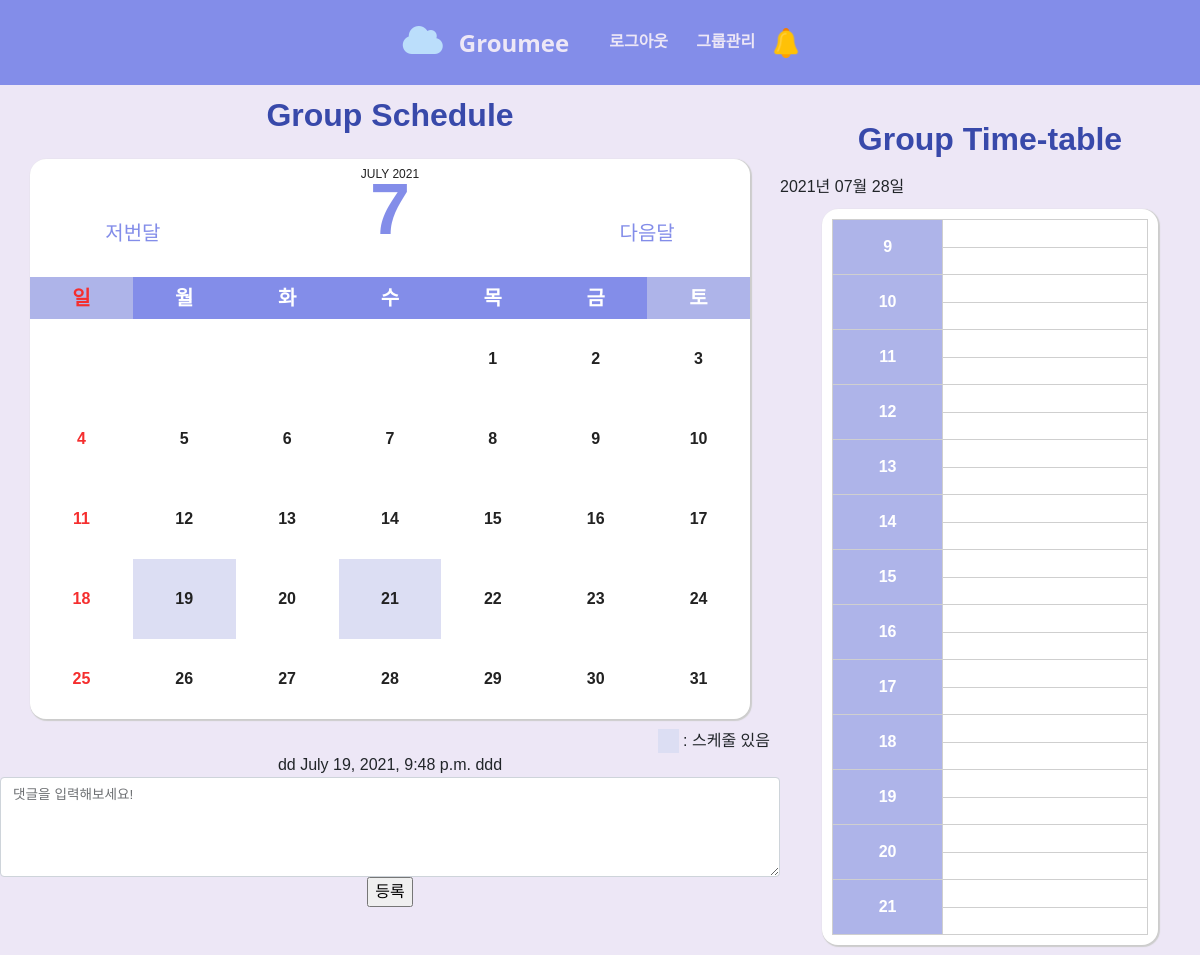
/group/2 (signed in), run on the app's committed database.
### groupmeet/models.py (models this page shows)
class Comment(models.Model):
    writer=models.CharField(max_length=20)
    group= models.ForeignKey(Group ,on_delete=models.CASCADE,default='')
    pub_date = models.DateTimeField(default='')
    content = models.TextField(default='')

### groupmeet/views.py (the view, shortened to what this page needs)
# urls.py: path('group/<str:id>',views.groupCalendar_view,name="groupCalendar_view"),
@login_required
def groupCalendar_view(request, id):
   today = get_date(request.GET.get('month'))
   prev_month_url = prev_month(today)
   next_month_url = next_month(today)
   cur_month_url = "month=" + str(today.year) + '-' + str(today.month)
   group = Group.objects.get(id=id)
   cal = Calendar(today.year, today.month)
   cal = cal.formatmonth(withyear=True, group=group)
   cal = mark_safe(cal)
   members=[]
   testmembers= group.members.all()
   for testmember in testmembers:
      usergroups=UserGroup.objects.filter(user=testmember)
      for ug in usergroups:
         if (ug.allowed==2):
            members.append(testmember)
   if request.GET.get('day'):
      day = request.GET.get('day')
   else:
      day = today.day
   schedule_list={'9':[0,0], '10':[0,0], '11':[0,0], '12':[0,0], '13':[0,0], '14':[0,0], '15':[0,0], '16':[0,0], '17':[0,0], '18':[0,0], '19':[0,0], '20':[0,0], '21':[0,0]}
   date_format = str(today.year)+"-"+str(today.month).zfill(2)+"-"+str(day).zfill(2)
   groupSchedules = GroupSchedule.objects.filter(group=group, start__lte = date_format+" 22:00:00", end__gte = date_format+" 09:00:00")
   comments=Comment.objects.filter(group=group)
   comment_list=list(comments)
   return render(request, 'groupCalendar.html',
   {'groupschedules':groupSchedules,'calendar' : cal, 'cur_month' : cur_month_url, 'prev_month' : prev_month_url, 'next_month' : next_month_url, 'groupId' : id,
   'schedule_list':schedule_list, 'date' : [today.year, str(today.month).zfill(2), str(day).zfill(2)],'comment_list':comment_list, 'members':members})

### groupmeet/calendar.py (called while the page is built)
    def formatmonth(self, withyear=True, group=None):
        cal = f'<table class="calendar">\n'
        cal += f'{self.formatmonthname(self.year, self.month, withyear=withyear)}\n'       # 영어로 몇 월인지, 몇 년도인지에 대한 문자열
        cal += '<tr><th colspan="2"><p onclick="go_prev_month();">저번달</p></th>' + f'<th colspan="3" class="month-number">{self.month}</th>' + '<th colspan="2"><p onclick="go_next_month();">다음달</p></th></tr>\n'
        cal += '<tr class="weekheader"><th class="sun">일</th><th class="mon">월</th><th class="tue">화</th><th class="wed">수</th><th class="thu">목</th><th class="fri">금</th><th class="sat">토</th></tr>\n'
        for week in self.monthdays2calendar(self.year, self.month):
            cal += f'{self.formatweek(week, group)}\n'
        return cal + '</table>'

    def formatweek(self, theweek, group):
        week = ''
        for d, weekday in theweek:              # d : 몇일인지(5일, 15일..) weekday : 요일(0=sun, 6=sat)
            week += self.formatday(d, group)
        return f'<tr> {week} </tr>'

### groupmeet/views.py (called while the page is built)
def get_date(request_day):
   if request_day:
      year, month = (int(x) for x in request_day.split('-'))
      return datetime.date(year, month, day=1)
   return datetime.datetime.today()

def prev_month(day):                                                          # 이전 달에 해당하는 URL 리턴
   first = day.replace(day=1)                                                 # first = today가 있는 달의 첫번째 날이 됨
   prev_month = first - datetime.timedelta(days=1)                            # prev_month = 첫 번째 날에서 하루를 뺌, 즉 저번 달 말일이 됨
   month = 'month=' + str(prev_month.year) + '-' + str(prev_month.month)
   return month

def next_month(day):                                                          # 다음 달에 해당하는 URL 리턴
   days_in_month = calendar.monthrange(day.year, day.month)[1]
   last = day.replace(day=days_in_month)                                      # last = today가 있는 달의 마지막 날이 됨
   next_month = last + datetime.timedelta(days=1)                             # next_month = today에서 하루가 더 해진 날, 즉 다음 달 1일이 됨
   month = 'month=' + str(next_month.year) + '-' + str(next_month.month)
   return month

### groupmeet/templates/groupCalendar.html (shortened to what this page needs)
{% extends 'base.html' %}
{% load static %}
{% block extrahead %}
<link rel="stylesheet" href='{% static "css/groupcalendar.css" %}' />
{% endblock %}
{% block content %}
<div class="main-section">
  <div class="left-section">
    <h3>Group Schedule</h3>
    {{calendar}}
    <div class="calendar-info">
      <div class="empty-box">&nbsp;</div>
      &nbsp;: 스케줄 있음
    </div>
    {% for comment in comment_list %}
    {{comment.writer}}
    {{comment.pub_date}}
    {{comment.content}}
    <br>
    {% endfor %}
    <div class="writeComment">
      <form action="{%url 'addComment' groupId%}" method="POST">
        <div class="form-floating">
          <textarea class="form-control" name="content" id="floatingTextarea2" style="height: 100px;"></textarea>
          <label for="floatingTextarea2">댓글을 입력해보세요!</label>
        </div>
        <input type="submit" value="등록"></input>
      </form>
    </div>
  </div>
  <div class="right-section">
    <br />
    <div class="table-title">
      <span class="group-name">Group Time-table</span>
    </div>
    {%if date%}
    {{date.0}}년 {{date.1}}월 {{date.2}}일<br>
    {%endif%}
    <div class="table-section">
      <div class="table-content">
        <table class="time-table">
          <tbody>
            {% for time , value in schedule_list.items %}
            <tr>
              <th rowspan="2">{{time}}</th>
              {% if value.0 == 0 %}
              <td id="selectTime" data-bs-toggle="modal" data-bs-target="#addScheduleModal" data-hour="{{time}}"
                data-minute="00"></td>
              {% elif value.0 == -1 %}
              <td style="background-color: #eee;"></td>
              {% else %}
              <td style="background-color: #dcdef3;" id="groupSchedule" data-bs-toggle="modal"
                data-bs-target="#groupScheduleModal" data-title="{{value.0.title}}" data-start="{{value.0.start}}"
                data-end="{{value.0.end}}" data-id="{{value.0.id}}"></td>
              {% endif %}
            </tr>
            <tr>
              {% if value.1 == 0 %}
              <td id="selectTime" data-bs-toggle="modal" data-bs-target="#addScheduleModal" data-hour="{{time}}"
                data-minute="30"></td>
              {% elif value.1 == -1 %}
              <td style="background-color: #eee;"></td>
              {% else %}
              <td style="background-color: #dcdef3;" id="groupSchedule" data-bs-toggle="modal"
                data-bs-target="#groupScheduleModal" data-title="{{value.1.title}}" data-start="{{value.1.start}}"
                data-end="{{value.1.end}}" data-id="{{value.1.id}}"></td>
              {% endif %}
            </tr>
            {% endfor %}
          </tbody>
        </table>
      </div>
    </div>
  </div>
</div>
{% endblock %}

### calendarproject/templates/base.html (shortened to what this page needs)
<!DOCTYPE html>
<html lang="ko">
{%load static%}
<head>
    <link href="https://cdn.jsdelivr.net/npm/bootstrap@5.0.2/dist/css/bootstrap.min.css" rel="stylesheet" />
    <link rel="stylesheet" href='{% static "css/base.css" %}' />
    {% block extrahead %} {% endblock %}
</head>
<body>
    <nav class="navbar">
        <div class="nav_logo">
            <i class="fas fa-cloud"></i>
            <a href="#">Groumee</a>
        </div>
        <div class="profile">
            {% if user.is_authenticated %}
            <a href="{% url 'logout' %}">
                <span class="profile">로그아웃</span>
            </a>
            <a href="{% url 'getuserGroupList' %}">
                <span class="profile">그룹관리</span>
            </a>
            <img src="{%static 'img/bell.png'%}" id="bell-image">
            {% endif %}
        </div>
    </nav>
    {% block content %}
    {% endblock %}
</body>
</html>

### groupmeet/static/css/base.css (style rules this page uses)
.navbar { display: flex; align-items: center; justify-content: center; background: #838de9; }
.nav_logo { margin:1rem; }
.fa-cloud { font-size:2rem; color:#bbdefb; margin-right:0.75rem; }
.nav_logo > a { font-size:1.5rem; font-weight: 800; text-decoration-line: none; color: #ede7f6; }
.profile { margin:0.75rem; }
.profile > a { font-size:1rem; font-weight: 800; text-decoration-line: none; color: #ede7f6; }

### groupmeet/static/css/groupcalendar.css (style rules this page uses)
.main-section, .calendar-info { display: flex; font-family: 'Noto Sans KR', sans-serif; }
.calendar-info { margin-top: 10px; justify-content: flex-end; padding-right: 10px; }
.left-section { width: 65%; background-color: #ede7f6; text-align: center; }
.left-section h3 { text-align: center; margin-top: 10px; font-size: 2rem !important; color : #3849aa !important; line-height: 2.5rem; padding-top: 0 !important; padding-bottom: 1rem !important; font-weight:600; }
.calendar th p { width: 50%; margin: 0 auto; font-size: 1.25rem; font-weight: 400; color: #838de9; background: #fff; padding: 5px; border-radius: 0.5em; transition: background .2s; }
.empty-box { width: 21px; background-color: #dcdef3; }
.right-section { width: 35%; background-color: #ede7f6; }
.calendar { width: 60vw; font-size: 1rem; margin : auto; padding: 10px; background: #fff; border-radius: 1em 1em 1em 1em; -webkit-box-shadow: 1px 1px 1px 1px rgba(0, 0, 0, .2), 1px 1px 1px 1px #fff; box-shadow: 1px 1px 1px 1px rgba(0, 0, 0, .2), 1px 1px 1px 1px #fff; color: #555; text-align : center; border-spacing: 0px; }
.month { font-size: 0.75rem !important; }
.month-number { font-size: 4.5rem !important; color : #838de9 !important; line-height: 2.5rem; padding-top: 0 !important; padding-bottom: 3rem !important; }
.weekheader { background: #838de9; color: #ffffff !important; }
.weekheader th:first-child, .weekheader th:last-child { background: #aeb4e9; }
.date { font-size: 1rem; }
.calendar .month { color : #222222; font-weight: 400; }
.calendar th { padding: 0.5vw; text-align: center; font-size: 1.25rem; }
.calendar tr { color : #222222; font-weight: 700; text-transform: uppercase; }
td:first-child, th:first-child { color: #f52e2e; }
.calendar td { width: 1rem; height: 5em; padding: .25em .25em; transition: background .2s; }
.is_schedule { background: #dcdef3; }
.table-title { display: flex; justify-content: center; }
.group-name { margin-top: 10px; font-size: 2rem !important; color : #3849aa !important; line-height: 2.5rem; padding-top: 0 !important; padding-bottom: 1rem !important; font-weight:600; }
.table-section { display: flex; flex-direction: column; align-items: center; width: 100%; height: auto; margin-top:10px; margin-bottom:10px; }
.table-content { width:80%; height:auto; display: flex; flex-direction: column; align-content: center; font-size: 1rem; margin : auto; padding: 10px; background: #fff; border-radius: 1em 1em 1em 1em; -webkit-box-shadow: 1px 1px 1px 1px rgba(0, 0, 0, .2), 1px 1px 1px 1px #fff; box-shadow: 1px 1px 1px 1px rgba(0, 0, 0, .2), 1px 1px 1px 1px #fff; color: #555; text-align : center; border-spacing: 0px; }
.time-table tbody th { background: #aeb4e9; color: #ffffff !important; padding-top: 15px; padding-bottom: 15px; padding-right: 5px; padding-left: 5px; font-size: 1rem; color : #222222; height:50px; }
.time-table { width: 100%; border-collapse: collapse; }
.time-table th, .time-table td { border:0.5px solid #cfcfcf; padding: 0.5vw; text-align: center; font-size: 1.25rem; }

### calendarproject/templates/base.html (style rules this page uses)
a:link { text-decoration-line: none; color: #ede7f6; }
.table-content th { width: 35%; }
#bell-image { width:30px; height: 30px; }

### data on the page
Comment: writer "dd", pub_date "July 19, 2021, 9:48 p.m.", content "ddd"

### other printed values
{{ calendar }} "JULY 2021 저번달 7 다음달 일 월 화 수 목 금 토 1 2 3 4 5 6 7 8 9 10 11 12 13 14 15 16 17 18 19 20 21 22 23 24 25 26 27 28 29 30 31"
{{ date.0 }} "2021"
{{ date.1 }} "07"
{{ date.2 }} "28"
{{ time }} "9" "10" "11" "12" "13" "14" "15" "16" "17" "18" "19" "20" "21"
